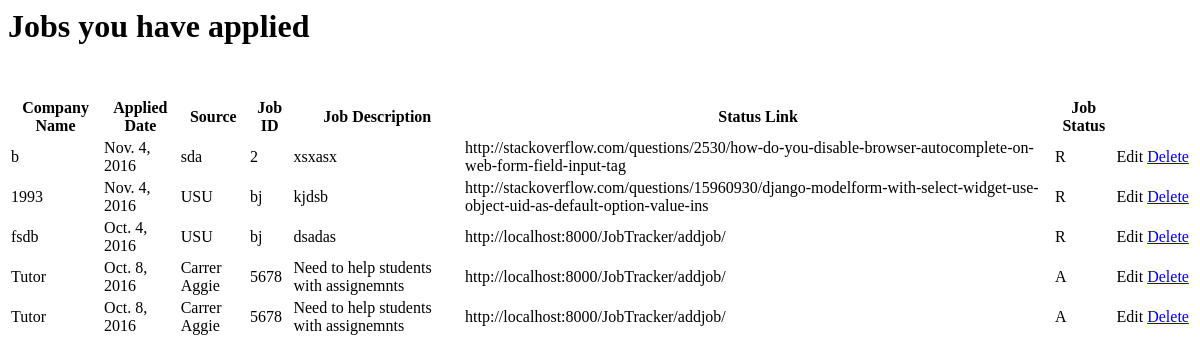
Before: /jobtracker/getjobslist/ (signed in) with the older database file.
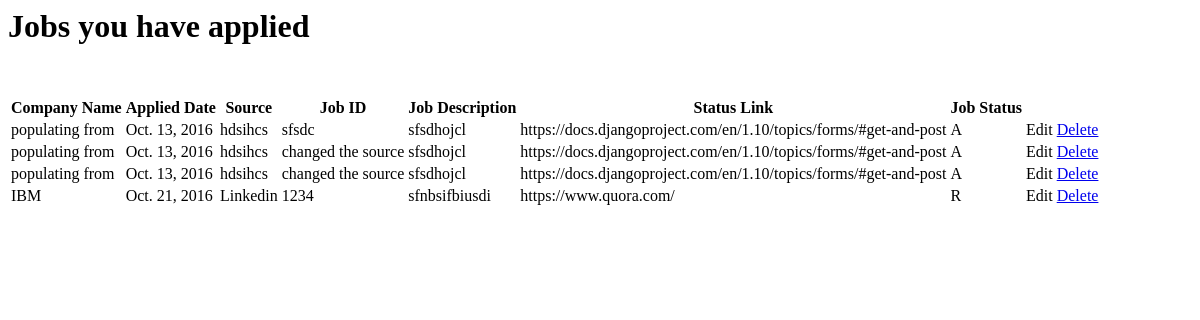
After: the same page with the newer database file.
### JobTracker/models.py (models this page shows, shortened)
class TJob(models.Model):
    companyName = models.CharField(max_length=50)
    appliedOn = models.DateField(help_text="Please use the following format:  YYYY-MM-DD")
    source = models.CharField(max_length=50)
    jobId = models.CharField(max_length=50, blank=True)
    jobDesc = models.CharField(max_length=200, blank=True)
    statusLink = models.URLField(max_length=200, blank=True)
    ACCEPT = "A"
    REJECT = "R"
    UNKNOWN = "U"
    myChoice = (
        (ACCEPT, 'accept'),
        (REJECT, "reject"),
        (UNKNOWN, "unknown")
    )
    result = models.CharField(max_length=1, choices=myChoice, default=UNKNOWN)
    user = models.ForeignKey(User)

### JobTracker/views.py (the view)
@login_required
def jobs_list(request):
    jobs = TJob.objects.filter(user_id=request.user)
    return render(request, 'JobTracker/_jobs_list.html', {'jobs': jobs})

### templates/JobTracker/_jobs_list.html (shortened to what this page needs)
<h1> Jobs you have applied</h1>
<div style="padding-top: 30px;">
    <table class="table table-striped" id="jobs_list">
        <thead>
        <tr>
            <th> Company Name</th>
            <th> Applied Date</th>
            <th> Source</th>
            <th> Job ID</th>
            <th> Job Description</th>
            <th> Status Link</th>
            <th> Job Status</th>
            <th></th>
            <th></th>
        </tr>
        </thead>
        {% for job in jobs %}
        <tr data={{ job.id }}>
            <td>
                {{ job.companyName }}
            </td>
            <td>
                {{ job.appliedOn }}
            </td>
            <td>
                {{ job.source }}
            </td>
            <td>
                {{ job.jobId }}
            </td>
            <td>
                {{ job.jobDesc }}
            </td>
            <td>
                {{ job.statusLink }}
            </td>
            <td>
                {{ job.result }}
            </td>
            <td>
                <a class="btn btn-default">Edit</a>
            </td>
            <td>
                <a class="btn btn-danger" href="deletejob/{{ job.id }}">Delete</a>
            </td>
        </tr>
        {% endfor %}
    </table>
</div>

Changed rows visible on the page:
no longer on this page (row edited): TJob: companyName "b", appliedOn "Nov. 4, 2016", source "sda", jobId "2", jobDesc "xsxasx", statusLink "http://stackoverflow.com/questions/2530/how-do-you-disable-browser-autocomplete-on-web-form-field-input-tag", result "R"
no longer on this page (row edited): TJob: companyName "1993", appliedOn "Nov. 4, 2016", source "USU", jobId "bj", jobDesc "kjdsb", statusLink "http://stackoverflow.com/questions/15960930/django-modelform-with-select-widget-use-object-uid-as-default-option-value-ins", result "R"
removed TJob: companyName "fsdb", appliedOn "Oct. 4, 2016", source "USU", jobId "bj", jobDesc "dsadas", statusLink "http://localhost:8000/JobTracker/addjob/", result "R"
no longer on this page (row edited): TJob: companyName "Tutor", appliedOn "Oct. 8, 2016", source "Carrer Aggie", jobId "5678", jobDesc "Need to help students with assignemnts", statusLink "http://localhost:8000/JobTracker/addjob/", result "A"
removed TJob: companyName "Tutor", appliedOn "Oct. 8, 2016", source "Carrer Aggie", jobId "5678", jobDesc "Need to help students with assignemnts", statusLink "http://localhost:8000/JobTracker/addjob/", result "A"
added TJob: companyName "populating from", appliedOn "Oct. 13, 2016", source "hdsihcs", jobId "sfsdc", jobDesc "sfsdhojcl", statusLink "https://docs.djangoproject.com/en/1.10/topics/forms/#get-and-post", result "A"
added TJob: companyName "populating from", appliedOn "Oct. 13, 2016", source "hdsihcs", jobId "changed the source", jobDesc "sfsdhojcl", statusLink "https://docs.djangoproject.com/en/1.10/topics/forms/#get-and-post", result "A"
added TJob: companyName "populating from", appliedOn "Oct. 13, 2016", source "hdsihcs", jobId "changed the source", jobDesc "sfsdhojcl", statusLink "https://docs.djangoproject.com/en/1.10/topics/forms/#get-and-post", result "A"
added TJob: companyName "IBM", appliedOn "Oct. 21, 2016", source "Linkedin", jobId "1234", jobDesc "sfnbsifbiusdi", statusLink "https://www.quora.com/", result "R"
